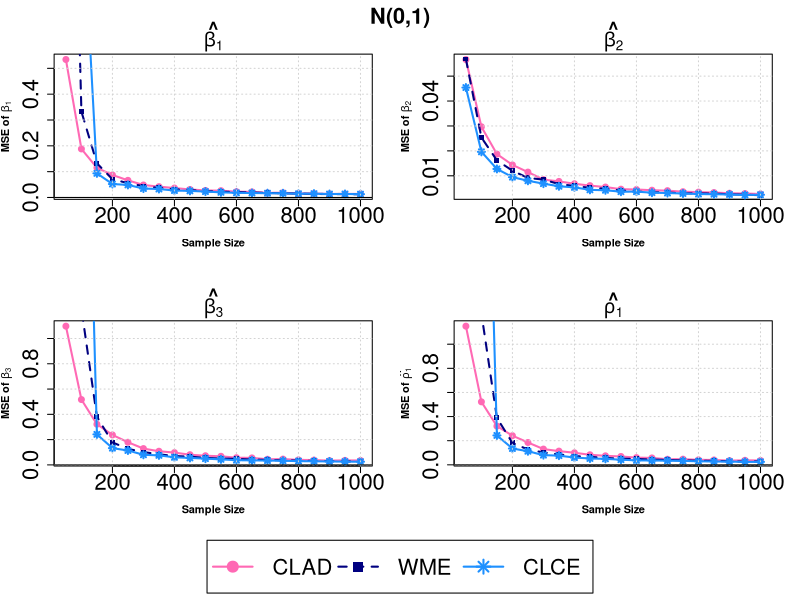
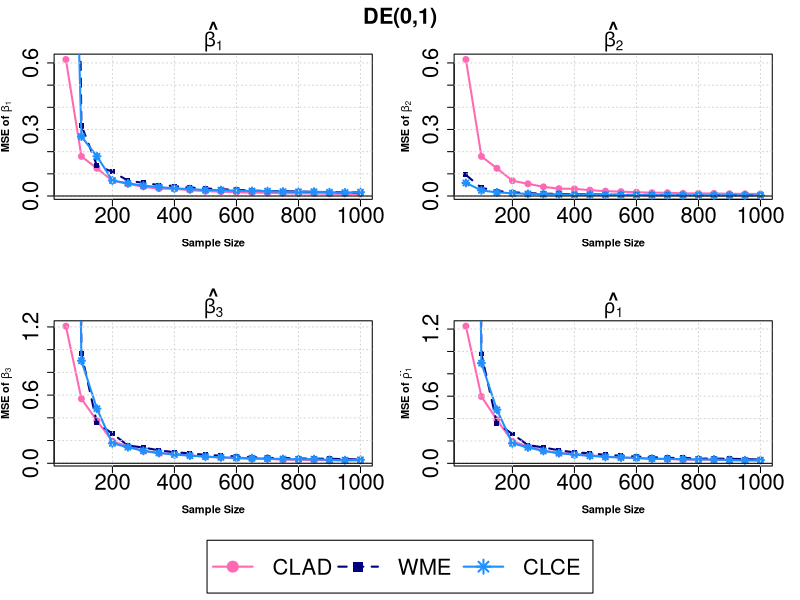
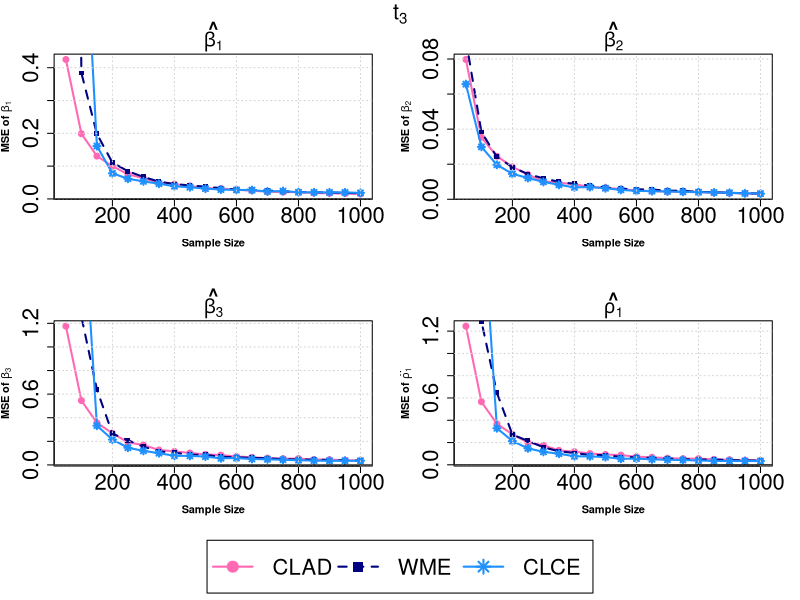
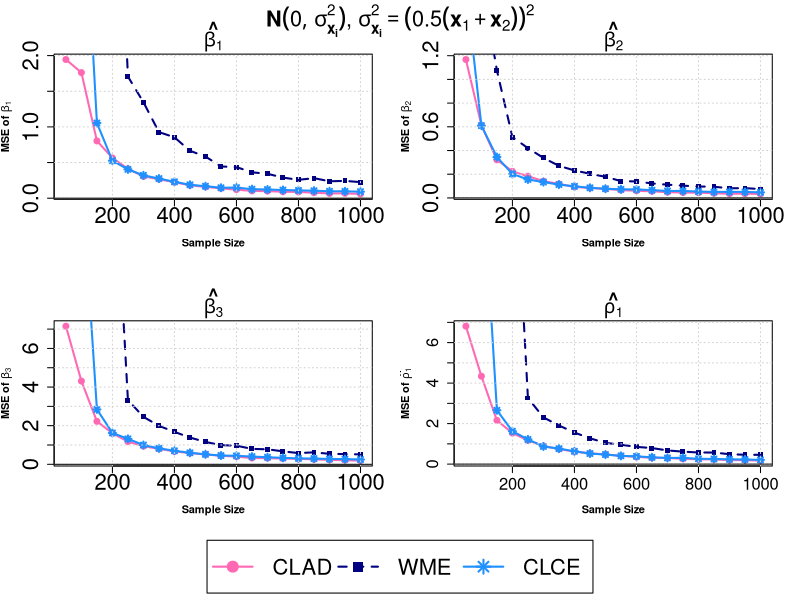

Write R code to recreate these figures, in order.
##### Plot for paper-1 for MSE in case of N(0,1)
####parameter for beta{1}
s_size<-seq(50,1000,50)
MSE_c1<-c(0.53422418, 0.18796543, 0.11490246, 0.08702980, 0.06635697, 0.04829900, 0.04193374,0.03647833, 0.03103689, 0.02720531, 
          0.02634389, 0.02247679, 0.02163619, 0.01781813,0.01847049, 0.01526510, 0.01530239, 0.01358006, 0.01388947, 0.01378735)

MSE_h1<-c(2.58241669, 0.33254709, 0.13232949, 0.07069747, 0.05556929, 0.04372783, 0.03701784, 0.03179873, 0.02882116, 0.02462287, 
          0.02262632, 0.02085342, 0.01942516, 0.01763014,0.01598776, 0.01522260, 0.01371372, 0.01319454, 0.01317679, 0.01226784)

MSE1<-c(2.57972822, 1.20961727, 0.09342537, 0.05206915, 0.04862719, 0.03464750, 0.03270336,0.02682941, 0.02557054, 0.02286136, 
        0.01990847, 0.01794131, 0.01723930, 0.01652965,0.01620363, 0.01440211, 0.01478042, 0.01330762, 0.01352338, 0.01283640)

####parameter for beta{2}

MSE_c2<-c(0.056672648, 0.029665919, 0.018706184, 0.014357718, 0.011478120, 0.008461756,0.007749771, 0.006797797, 0.006050629, 0.005474534, 
          0.004624178, 0.004492091, 0.004208351, 0.004031772, 0.003611813, 0.003437074, 0.003272088, 0.002995495, 0.002873546, 0.002701663)

MSE_h2<-c(0.056868474, 0.025364510, 0.016192589, 0.012042972, 0.009136280, 0.008475867,0.006674426, 0.005909583, 0.005176325, 0.004811634, 
          0.004158988, 0.003675066,0.003393572, 0.003307742, 0.002941949, 0.002928241, 0.002875923, 0.002555360,0.002421301, 0.002205662)

MSE2<-c(0.045412894, 0.019621109, 0.012749632, 0.009462727, 0.007994525, 0.006848496, 0.005786441, 0.005356290, 0.004358423, 0.004190701, 
        0.003621664, 0.003636529, 0.003224204, 0.003078344, 0.002892647, 0.002673714, 0.002596849, 0.002499809,0.002289466, 0.002381544)

####parameter for beta{3}

MSE_c3<-c(1.09759011, 0.51691741, 0.32184924, 0.23701532, 0.17904268, 0.12907217, 0.10803149,0.09719974, 0.08052781, 0.07230987, 
          0.06803853, 0.05691956, 0.05530532, 0.04476139,0.04597707, 0.03972995, 0.03803952, 0.03366438, 0.03583825, 0.03470428)

MSE_h3<-c(13.86396073,  1.23650004,  0.38140885,  0.17808720,  0.12659243,  0.10181695,0.08367910, 0.07004946,  0.06522109,  0.05544659,  
          0.05009400,  0.04743793,0.04245174,  0.03907189,  0.03605692,  0.03419162,  0.03106738,  0.02927702,0.02670132, 0.02804145)

MSE3<-c(9.122254409,  4.84779347,  0.24150451,  0.13258821,  0.11391158,  0.07997550,0.07528175,  0.06007730,  0.05499736,  0.04953410,  
        0.04369167,  0.03718283,0.03570783, 0.03421479,  0.03271323,  0.02969645,  0.02840883,  0.02718598,0.02583118, 0.02524414)


####parameter for rho[1]

MSE_rho1<-c(1.14956020, 0.52221620, 0.32087632, 0.24160114, 0.18509067, 0.13050509, 0.11372069,0.09996743, 0.08333837, 0.07457852, 
            0.06920423, 0.05991891, 0.05712722, 0.04623906, 0.04706512, 0.04141461, 0.04033975, 0.03472661, 0.03749510, 0.03587740)

MSE_rho2<-c(13.99978931,  1.25544883,  0.38959854,  0.18127431,  0.12707814,  0.10280657,0.08620137,  0.07241430,  0.06625366,  0.05714130,  
            0.05070992,  0.04864782, 0.04343540,  0.04051438,  0.03662931,  0.03462398, 0.03219231,  0.02937135,0.02646147,  0.02880885)

MSE_rho3<-c(9.095233109,  4.83702675,  0.24377841,  0.13529036,  0.11261727,  0.08038809,0.07627290,  0.06026525,  0.05268210,  0.04951117,  
            0.04248665,  0.03691321,0.03581552,  0.03442529, 0.03231353,  0.02931718,  0.02757355,  0.02678296,0.02421908,  0.02458941)

##### Plot for paper-1 for MSE in case of laplace
####parameter for beta 1

MSE_c1_d<-c(0.615553568, 0.178697400, 0.124907747, 0.068943844, 0.055090543, 0.041276984,0.033305760, 0.032329382, 0.026373218, 0.021861387, 
            0.019632907, 0.017156323,0.014856782, 0.014913046, 0.012174583, 0.011665179, 0.011766076, 0.010013218,0.009881292, 0.009229923)

MSE_h1_d<-c(5.86539119, 0.31871630, 0.13771781, 0.10885601, 0.06969051, 0.05923209, 0.04976211,0.04504697, 0.03819544, 0.03403845, 
            0.03069775, 0.02794476, 0.02478309, 0.02238842,0.02194625, 0.02045692, 0.01850090, 0.01814390, 0.01659735, 0.01586119)

MSE1_d<-c(2.88562079, 0.26816876, 0.17918084, 0.07006928, 0.05722232, 0.04675417, 0.04002332,0.03479344, 0.03120841, 0.02708985, 
          0.02662447, 0.02423500, 0.02260163, 0.02187788,0.01983046, 0.01873106, 0.01937021, 0.01675310, 0.01561833, 0.01725088)

####parameter for beta 2

MSE_c2_d<-c(0.615553568, 0.178697400, 0.124907747, 0.068943844, 0.055090543, 0.041276984,0.033305760, 0.032329382, 0.026373218, 0.021861387, 
            0.019632907, 0.017156323,0.014856782, 0.014913046, 0.012174583, 0.011665179, 0.011766076, 0.010013218,0.009881292, 0.009229923)

MSE_h2_d<-c(0.094868158, 0.036973093, 0.022644800, 0.017138920, 0.012986765, 0.010744449,0.009340308, 0.007884292, 0.007283171, 0.006308484, 
            0.005610497, 0.005223455,0.004775186, 0.004755911, 0.004348491, 0.003804422, 0.003724638, 0.003679239,0.003253444, 0.003102857)

MSE2_d<-c(0.058969137, 0.025401354, 0.016311632, 0.012504075, 0.009698468, 0.008258120,0.007156525, 0.006226904, 0.005630521, 0.005326878, 
          0.004845466, 0.004787706,0.004006366, 0.003965622, 0.003516666, 0.003342052, 0.003152584, 0.003034164,0.002851055, 0.003029477)

####parameter for beta 3

MSE_c3_d<-c(1.20660745, 0.56761549, 0.37495474, 0.19421621, 0.14837964, 0.10813428, 0.08804370,0.08543424, 0.07069534, 0.05723838, 
            0.05108829, 0.04326724, 0.03794259, 0.03804887,0.03189489, 0.02992819, 0.02930211, 0.02634299, 0.02577110, 0.02334095)

MSE_h3_d<-c(20.35194996,  0.96661924,  0.35469758,  0.26123174,  0.15633397,  0.13850334, 0.11408719,  0.09753530,  0.08743601,  0.07394390,  
            0.06737557,  0.06049393,0.05487029,  0.04720957,  0.04666109,  0.04201322,  0.04133867,  0.03951139,0.03666819,  0.03360503)

MSE3_d<-c(11.32780684,  0.90236417,  0.48086275,  0.17554525,  0.14187079,  0.10964313,0.09122196,  0.07673938,  0.06721353,  0.05861105,  
          0.05235956,  0.04889078,0.04460268,  0.04162279,  0.03781625,  0.03554622,  0.03631147,  0.02966703,0.02717744,  0.03032014)

####parameter for rho[1]

MSE_rho1_d<-c(1.22579064, 0.59724597, 0.38946762, 0.19602298, 0.15284678, 0.11391185, 0.09102287,0.08597170, 0.07303648, 0.05989620, 
              0.05313891, 0.04505203, 0.03939821, 0.03905785,0.03285383, 0.03157776, 0.03086988, 0.02831322, 0.02688747, 0.02409865)

MSE_rho2_d<-c(20.36532249,  0.97968295,  0.35678979,  0.26216308,  0.16363982,  0.14184104,0.11634186,  0.09817608,  0.08978946,  0.07563172,  
     0.06863552,  0.06076915,0.05617140,  0.04815756,  0.04869551,  0.04202034,  0.04247957,  0.04073797,0.03753961,  0.03398304)

MSE_rho3_d<-c(11.25292169,  0.89553032,  0.47906067,  0.17846899,  0.14220188, 0.11055501,0.09061390,  0.07725973,  0.06687628,  0.05718982,  
             0.05207348, 0.04919687,0.04186464,  0.03948884,  0.03735846,  0.03476767,  0.03470667,  0.02913541,0.02691338, 0.02847245)

##### Plot for paper-1 for MSE in case of t_{3}

##parameter beta1

MSE_c1_t<-c(0.42501101, 0.19872571, 0.13052851, 0.09997806, 0.07504971, 0.06305208, 0.04877984,0.04532312, 0.03975014, 0.03297544, 
            0.03199032, 0.02804336, 0.02504797, 0.02228275,0.02098845, 0.02078079, 0.01803264, 0.01724889, 0.01646226, 0.01516746)

MSE_h1_t<-c(3.93490383, 0.38382196, 0.19820785, 0.11071712, 0.08455776, 0.06705280, 0.05281307,0.04552005,0.04097271, 0.03747777, 
            0.03285012, 0.02863764, 0.02784645, 0.02556434,0.02369540, 0.02090155, 0.02032048, 0.01964999, 0.01834793, 0.01752346)

MSE1_t<-c(9.91260906, 1.05208252, 0.16104874, 0.07806337, 0.06152454, 0.05360486, 0.04635603,0.03868851, 0.03572326, 0.03150537, 
          0.02860186, 0.02753646, 0.02705778, 0.02269981,0.02402782, 0.02045245, 0.02019072, 0.01999446, 0.01991675, 0.01845772)
##parameter beta2


MSE_c2_t<-c(0.079721759, 0.035344538, 0.024530167, 0.018526814, 0.014100898, 0.010245942,0.009410598, 0.008517901, 0.007056800, 0.006569650, 
            0.005852939, 0.004982374,0.004619651, 0.004500647, 0.004201182, 0.004220974, 0.003632533, 0.003551767,0.003333866, 0.003027420)

MSE_h2_t<-c(0.090955903, 0.038358489, 0.024153077, 0.018311893, 0.014347369, 0.011941246,0.009935336, 0.008800784, 0.007861624, 0.006790044, 
            0.006034858, 0.005695184,0.005517569, 0.004928724, 0.004850142, 0.004180872, 0.004068081, 0.003754243,0.003400734, 0.003290274)

MSE2_t<-c(0.065666194, 0.029894313, 0.019644615, 0.014478899, 0.012123283, 0.009932258,0.008239170, 0.006791427, 0.006960731, 0.006282151, 
          0.005367321, 0.004783607,0.004643921, 0.004420060, 0.004240542, 0.004039214, 0.003872131, 0.003694131,0.003369413,0.003234320)

##parameter beta3


MSE_c3_t<-c(1.17613115, 0.54551787, 0.35673118, 0.26821059, 0.19145368, 0.16869151, 0.12710469,0.11488467, 0.10145750, 0.08907269, 
            0.08386069, 0.07119394, 0.06490217, 0.05811982,0.05335476, 0.05345342, 0.04648513, 0.04498538, 0.04040081, 0.03653218)

MSE_h3_t<-c(15.79084452,  1.25536742,  0.63902274,  0.26493476,  0.20995555,  0.15408688,0.11547431,  0.10367854,  0.08670643,  0.08561007,  
            0.06871802,  0.06500426,0.05953061,  0.05666929,  0.04902889 , 0.04588016,  0.04560586,  0.04180115,0.03894364 , 0.03698269)

MSE3_t<-c(26.95635741,  2.42722430,  0.33259164,  0.21486832,  0.14581436 , 0.11943385,0.09963215,  0.07775781,  0.07685639,  0.07097305,  
          0.05647825,  0.05815299,  0.05058617,  0.04762580,  0.04343613,  0.04031969,  0.03645085,  0.03553221, 0.03563369, 0.03521779)

##parameter rho[1]

MSE_rho1_t<-c(1.24474698, 0.56588024, 0.36734884, 0.27374295, 0.19991361, 0.17442695, 0.12989911,0.11843090, 0.10137264, 0.09261323, 
              0.08704993, 0.07279982, 0.06811807, 0.05948887,0.05542922, 0.05495759, 0.04910405, 0.04533179, 0.04105150, 0.03746441)
MSE_rho2_t<-c(15.74634732,  1.28947043,  0.64576070,  0.27073111,  0.21471762 , 0.15739139,0.12088584,  0.10618227,  0.08722493,  0.08815354,  
              0.06992571 , 0.06798930,0.06110678 , 0.05735653,  0.05058997,  0.04666087,  0.04734043,  0.04236611,0.03959574,  0.03815836)

MSE_rho3_t<-c(27.04489217,  2.44305574,  0.32854744,  0.21321119 , 0.14746010,  0.11664329,0.09956624 , 0.07641139,  0.07573089,  0.06880793 , 
             0.05440025,  0.05572941, 0.04884865,  0.04535820,  0.04272614 , 0.03878695 , 0.03480406 , 0.03441442, 0.03396401 , 0.03373680)

##### Plot for paper-1 for MSE in case of hetrocedastic error

##parameter beta1

MSE_c1_h<-c(1.94551317, 1.76153072, 0.80323942, 0.56474242, 0.41164337, 0.30550320 ,0.26618170,0.22388833, 0.18106661, 0.15835970, 
            0.13766007, 0.12026822, 0.10228220, 0.09831134, 0.09039394, 0.08765309, 0.07686381, 0.06666843, 0.06781754 ,0.05914297)

MSE_h1_h<-c(75.3349611, 20.0792984,  6.1312836,  6.5017489,  1.7064067,  1.3464431,  0.9270001,0.8543408,  0.6646637,  0.5843068,  
            0.4450589,  0.4360592,  0.3628129,  0.3422486,0.2887970,  0.2574362,  0.2811986 , 0.2369129,  0.2428522 , 0.2252328)

MSE1_h<-c(53.33461557,  5.02105574,  1.05514918,  0.52576462,  0.40416040,  0.32046915,0.27543206,  0.22962229,  0.18846557,  0.16801778,  
          0.14663762,  0.14830119,0.12664903,  0.12138881,  0.11466439,  0.10885436,  0.10482077,  0.09703012,0.09597205,  0.09125781)


##parameter beta2

MSE_c2_h<-c(1.16799163, 0.61285403, 0.32152498 ,0.22403566, 0.18337522, 0.14147240, 0.11837168,0.09307983 ,0.08376518, 0.07595713, 
            0.06589343, 0.06034605, 0.05577298, 0.04828337,0.04527965, 0.04414279, 0.03935527 ,0.03510810 ,0.03575044 ,0.03335252)
MSE_h2_h<-c(6.01785272, 1.85277670, 1.07504260, 0.51376051, 0.42003741 ,0.33777474, 0.27079035,0.23190445, 0.20361201, 0.17824026, 
            0.14211884, 0.13889743 ,0.12221193, 0.11167141,0.10353407, 0.09641661, 0.09442479, 0.08123609 ,0.08263369 ,0.07469692)
MSE2_h<-c(1.78140508, 0.61007091, 0.34487226, 0.20202232, 0.15557432, 0.13354812, 0.11244607,0.09781030, 0.08549650, 0.07759884,
          0.07257407, 0.07148392, 0.06544374, 0.05882615,0.05892212, 0.05385190, 0.05045388, 0.05101194, 0.05054017, 0.04699394)

##parameter beta3

MSE_c3_h<-c(7.15244978,  4.3088797,  2.2244243,  1.6086518 , 1.1725049,  0.9391616,  0.8014887,0.6675617,  0.5818867,  0.5081843, 
            0.4430094,  0.3979105,  0.3258480,  0.3184799,0.2979852,  0.2828240,  0.2558171,  0.2301212,  0.2135569,  0.1904878)
MSE_h3_h<-c(184.6647660 , 44.1043482,   8.1836697,  17.8210002,   3.3250496,   2.4577901,1.9911616 ,  1.6799920,   1.3863543,   1.1576786,   
            0.9940511,   0.9644980,0.7984510,   0.7773062,   0.6719051 ,  0.5806783,   0.6198694,   0.5430519,0.5288492,   0.5140530)
MSE3_h<-c(123.2325834,  15.1647879,   2.8420844 ,  1.6232082,   1.3177866,   0.9973974, 0.8281218,   0.7007390,   0.5968025,   0.5177201,   
          0.4547013,   0.4413726,   0.4007129,   0.3658947,   0.3350715,   0.3059357 ,  0.2989658,   0.2765468,  0.2717126,   0.2482944)


##parameter rho[1]

MSE_rho1_h<-c(6.81239205,  4.3402942,  2.1588249,  1.5331263,  1.1700276,  0.8936119,  0.7413392,0.6172918,  0.5302925,  0.4822812,  
              0.4060306,  0.3582418,  0.3114977,  0.3040985,0.2610331,  0.2377237,  0.2319444,  0.1976496,  0.1942097,  0.1714677)

MSE_rho2_h<-c(176.3563936,  41.8283164,   8.4138949,  17.5261315,   3.2639048,   2.3073482,1.9053971,   1.5598553,  1.2728603,   1.0513688,   
              0.9553606,   0.8516182, 0.7918612 ,  0.6761200 ,  0.6152214,   0.5731625 ,  0.5711545,   0.4890668, 0.4615789 ,  0.4585740)

MSE_rho3_h<-c(123.1875355,  15.2469201,   2.6595331,   1.6222782,   1.2208139,   0.8711375,0.7645319,   0.6337023,   0.5216392 ,  0.4699744,   
             0.4063001 ,  0.3835083,0.3349349,   0.3052050,   0.3094422,   0.2627270,   0.2543457 ,  0.2360319,0.2287737,   0.2057975)


#### ploting

# Set the desired folder path
folder_path <- "C:/Users/DELL/Downloads/paper-1 code/paper-1 code"  # Replace with your actual folder path

# Create the full file path for the PDF
pdf_file <- file.path(folder_path, "N(0,1)_.pdf")

# Open the PDF device
pdf(pdf_file, width = 8, height = 10)

# Define layout: 4 plots in a 2x2 grid with an additional row for the legend
layout(matrix(c(1, 2,3, 4,5, 5), nrow = 3, byrow = TRUE), heights = c(4, 4, 1))

##################plot for N(0,1)
# Plot 1
par(cex.axis = 2, cex.lab = 1)
plot(s_size, MSE_c1,type = "o", pch=19,lty=1,lwd = 2 ,col= "hotpink"  , xlab = expression(bold("Sample Size"))  ,ylab = expression(bold("MSE of") ~ bold(hat(beta[1]))),font.lab=2)
lines(s_size, MSE_h1, col= "navyblue" ,type="o",pch=15,lty=2,lwd = 2)
lines(s_size, MSE1, col=  "dodgerblue",type="o",pch=8,lty=1,lwd = 2)
grid()
abline(h=0,col="black")

# Add the "beta[1]" text annotation above 
mtext(expression(bold(hat(beta[1]))), side = 3, line = 0, cex = 1.15, font = 2)

# Plot 2
par(cex.axis = 2, cex.lab = 1)
plot(s_size, MSE_c2,type = "o", pch=19,lty=1,lwd = 2, ,col= "hotpink"  , xlab = expression(bold("Sample Size")) ,ylab = expression(bold("MSE of") ~ bold(hat(beta[2]))),font.lab=2)
lines(s_size, MSE_h2, col= "navyblue" ,type="o",pch=15,lty=2,lwd = 2)
lines(s_size, MSE2, col=  "dodgerblue",type="o",pch=8,lty=1,lwd = 2)
grid()
abline(h=0,col="black")

# Add the "beta[2]" text annotation above 
mtext(expression(bold(hat(beta[2]))), side = 3, line = 0, cex = 1.15, font = 2)

# Plot 3
par(cex.axis = 2, cex.lab = 1)
plot(s_size, MSE_c3,type = "o", pch=19,lty=1,lwd = 2, ,col= "hotpink"  , xlab = expression(bold("Sample Size")) ,ylab = expression(bold("MSE of") ~ bold(hat(beta[3]))),font.lab=2)
lines(s_size, MSE_h3, col= "navyblue" ,type="o",pch=15,lty=2,lwd = 2)
lines(s_size, MSE3, col=  "dodgerblue",type="o",pch=8,lty=1,lwd = 2)
grid()
abline(h=0,col="black")

# Add the "beta[3]" text annotation above 
mtext(expression(bold(hat(beta[3]))), side = 3, line = 0, cex = 1.15, font = 2)

# Plot 4
par(cex.axis = 2, cex.lab = 1)
plot(s_size, MSE_rho1,type = "o", pch=19,lty=1,lwd = 2, ,col= "hotpink"  , xlab = expression(bold("Sample Size")),ylab = expression(bold("MSE of") ~ bold(hat(rho[1]))),font.lab=2)
lines(s_size, MSE_rho2, col= "navyblue" ,type="o",pch=15,lty=2,lwd = 2)
lines(s_size, MSE_rho3, col=  "dodgerblue",type="o",pch=8,lty=1,lwd = 2)
grid()
abline(h=0,col="black")

# Add the "rho" text annotation above 
mtext(expression(bold(hat(rho[1]))), side = 3, line = 0, cex = 1.15, font = 2)

# Add main title for the first row
mtext("N(0,1)", side = 3, outer = TRUE,line = -2, cex = 1.3, font = 2)

# Combined Legend (centered)
par(mar = c(0, 0, 0, 0))
plot.new()
legend("center", legend = c("CLAD", "WME", "CLCE"),
       col = c("hotpink", "navyblue", "dodgerblue"), 
       lty = c(1, 2, 1), lwd = c(2, 2, 2), pch = c(19, 15, 8), 
       cex = 2.0, horiz = TRUE)

# Close the PDF device
dev.off()

##### Laplace distribution
# Set the desired folder path
folder_path <- "C:/Users/DELL/Downloads/paper-1 code/paper-1 code"  # Replace with your actual folder path

# Create the full file path for the PDF
pdf_file <- file.path(folder_path, "DE(0,1)_.pdf")

# Open the PDF device
pdf(pdf_file, width = 8, height = 10)

# Define layout: 4 plots in a 2x2 grid with an additional row for the legend
layout(matrix(c(1, 2,3, 4,5, 5), nrow = 3, byrow = TRUE), heights = c(4, 4, 1))


##################plot for DE(0,1)
par(cex.axis = 2, cex.lab = 1)
plot(s_size, MSE_c1_d,type = "o", pch=19,lty=1,lwd = 2, ,col= "hotpink"  , xlab = expression(bold("Sample Size")),ylab = expression(bold("MSE of") ~ bold(hat(beta[1]))),font.lab =2)
lines(s_size, MSE_h1_d, col= "navyblue" ,type="o",pch=15,lty=2,lwd = 2)
lines(s_size, MSE1_d, col=  "dodgerblue",type="o",pch=8,lty=1,lwd = 2)
grid()
abline(h=0,col="black")

# Add the "beta[1]" text annotation above 
mtext(expression(bold(hat(beta[1]))), side = 3, line = 0, cex = 1.15, font = 2)

# Plot 2
par(cex.axis = 2, cex.lab = 1)
plot(s_size, MSE_c2_d,type = "o", pch=19,lty=1,lwd = 2, ,col= "hotpink"  ,xlab = expression(bold("Sample Size")) ,ylab = expression(bold("MSE of") ~ bold(hat(beta[2]))),font.lab=2)
lines(s_size, MSE_h2_d, col= "navyblue" ,type="o",pch=15,lty=2,lwd = 2)
lines(s_size, MSE2_d, col=  "dodgerblue",type="o",pch=8,lty=1,lwd = 2)
grid()
abline(h=0,col="black")

# Add the "beta[2]" text annotation above 
mtext(expression(bold(hat(beta[2]))), side = 3, line = 0, cex = 1.15, font = 2)

# Plot 3
par(cex.axis = 2, cex.lab = 1)
plot(s_size, MSE_c3_d,type = "o", pch=19,lty=1,lwd = 2, ,col= "hotpink"  ,xlab = expression(bold("Sample Size")) ,ylab = expression(bold("MSE of") ~ bold(hat(beta[3]))),font.lab=2)
lines(s_size, MSE_h3_d, col= "navyblue" ,type="o",pch=15,lty=2,lwd = 2)
lines(s_size, MSE3_d, col=  "dodgerblue",type="o",pch=8,lty=1,lwd = 2)
grid()
abline(h=0,col="black")

# Add the "beta[3]" text annotation above 
mtext(expression(bold(hat(beta[3]))), side = 3, line = 0, cex = 1.15, font = 2)

# Plot 4
par(cex.axis = 2, cex.lab = 1)
plot(s_size, MSE_rho1_d,type = "o", pch=19,lty=1,lwd = 2, ,col= "hotpink"  , xlab = expression(bold("Sample Size")) ,ylab = expression(bold("MSE of") ~ bold(hat(rho[1]))),font.lab=2)
lines(s_size, MSE_rho2_d, col= "navyblue" ,type="o",pch=15,lty=2,lwd = 2)
lines(s_size, MSE_rho3_d, col=  "dodgerblue",type="o",pch=8,lty=1,lwd = 2)
grid()
abline(h=0,col="black")

# Add the "rho" text annotation above 
mtext(expression(bold(hat(rho[1]))), side = 3, line = 0, cex = 1.15, font = 2)


# Add main title for the first row
mtext("DE(0,1)", side = 3, outer = TRUE, line = -2, cex = 1.3, font = 2)

# Combined Legend (centered)
par(mar = c(0, 0, 0, 0))
plot.new()
legend("center", legend = c("CLAD", "WME", "CLCE"),
       col = c("hotpink", "navyblue", "dodgerblue"), 
       lty = c(1, 2, 1), lwd = c(2, 2, 2), pch = c(19, 15, 8), 
       cex = 2.0, horiz = TRUE)

# Close the PDF device
dev.off()

##################plot for t_{3}
# Set the desired folder path
folder_path <- "C:/Users/DELL/Downloads/paper-1 code/paper-1 code"  # Replace with your actual folder path

# Create the full file path for the PDF
pdf_file <- file.path(folder_path, "t_{3}_.pdf")

# Open the PDF device
pdf(pdf_file, width = 8, height = 10)

# Define layout: 4 plots in a 2x2 grid with an additional row for the legend
layout(matrix(c(1, 2,3, 4,5, 5), nrow = 3, byrow = TRUE), heights = c(4, 4, 1))

par(cex.axis = 2, cex.lab = 1)
plot(s_size, MSE_c1_t,type = "o", pch=19,lty=1,lwd = 2, ,col= "hotpink"  , xlab = expression(bold("Sample Size")) ,ylab = expression(bold("MSE of") ~ bold(hat(beta[1]))),font.lab=2)
lines(s_size, MSE_h1_t, col= "navyblue" ,type="o",pch=15,lty=2,lwd = 2)
lines(s_size, MSE1_t, col=  "dodgerblue",type="o",pch=8,lty=1,lwd = 2)
grid()
abline(h=0,col="black")

# Add the "beta[1]" text annotation above 
mtext(expression(bold(hat(beta[1]))), side = 3, line = 0, cex = 1.15, font = 2)


# Plot 2
par(cex.axis = 2, cex.lab = 1)
plot(s_size, MSE_c2_t,type = "o", pch=19,lty=1,lwd = 2 ,col= "hotpink"  , xlab = expression(bold("Sample Size")),ylab = expression(bold("MSE of") ~ bold(hat(beta[2]))),font.lab=2)
lines(s_size, MSE_h2_t, col= "navyblue" ,type="o",pch=15,lty=2,lwd = 2)
lines(s_size, MSE2_t, col=  "dodgerblue",type="o",pch=8,lty=1,lwd = 2)
grid()
abline(h=0,col="black")

# Add the "beta[2]" text annotation above 
mtext(expression(bold(hat(beta[2]))), side = 3, line = 0, cex = 1.15, font = 2)


# Plot 3
par(cex.axis = 2, cex.lab = 1)
plot(s_size, MSE_c3_t,type = "o", pch=19,lty=1,lwd = 2 ,col= "hotpink"  , xlab = expression(bold("Sample Size"))         
     ,ylab = expression(bold("MSE of") ~ bold(hat(beta[3]))),font.lab=2)
lines(s_size, MSE_h3_t, col= "navyblue" ,type="o",pch=15,lty=2,lwd = 2)
lines(s_size, MSE3_t, col=  "dodgerblue",type="o",pch=8,lty=1,lwd = 2)
grid()
abline(h=0,col="black")

# Add the "beta[3]" text annotation above 
mtext(expression(bold(hat(beta[3]))), side = 3, line = 0, cex = 1.15, font = 2)


# Plot 4
par(cex.axis = 2, cex.lab = 1)
plot(s_size, MSE_rho1_t,type = "o", pch=19,lty=1,lwd = 2 ,col= "hotpink"  ,xlab = expression(bold("Sample Size")),ylab = expression(bold("MSE of") ~ bold(hat(rho[1]))),font.lab=2)
lines(s_size, MSE_rho2_t, col= "navyblue" ,type="o",pch=15,lty=2,lwd = 2)
lines(s_size, MSE_rho3_t, col=  "dodgerblue",type="o",pch=8,lty=1,lwd = 2)
grid()
abline(h=0,col="black")

# Add the "rho" text annotation above 
mtext(expression(bold(hat(rho[1]))), side = 3, line = 0, cex = 1.15, font = 2)


# Add main title for the first row
mtext(expression(t[3]), side = 3, outer = TRUE, line = -2, cex = 1.3, font = 2)

# Combined Legend (centered)
par(mar = c(0, 0, 0, 0))
plot.new()
legend("center", legend = c("CLAD", "WME", "CLCE"),
       col = c("hotpink", "navyblue", "dodgerblue"), 
       lty = c(1, 2, 1), lwd = c(2, 2, 2), pch = c(19, 15, 8), 
       cex = 2.0, horiz = TRUE)

# Close the PDF device
dev.off()



##################plot for Hetrocedastic error

# Set the desired folder path
folder_path <- "C:/Users/DELL/Downloads/paper-1 code/paper-1 code"  # Replace with your actual folder path

# Create the full file path for the PDF
pdf_file <- file.path(folder_path, "het_.pdf")

# Open the PDF device
pdf(pdf_file, width = 8, height = 10)

# Define layout: 4 plots in a 2x2 grid with an additional row for the legend
layout(matrix(c(1, 2,3, 4,5, 5), nrow = 3, byrow = TRUE), heights = c(4, 4, 1))


par(cex.axis = 2, cex.lab = 1)
plot(s_size, MSE_c1_h,type = "o", pch=19,lty=1,lwd = 2 ,col= "hotpink"  , xlab = expression(bold("Sample Size"))
     ,ylab = expression(bold("MSE of") ~ bold(hat(beta[1]))),font.lab=2)
lines(s_size, MSE_h1_h, col= "navyblue" ,type="o",pch=15,lty=2,lwd = 2)
lines(s_size, MSE1_h, col=  "dodgerblue",type="o",pch=8,lty=1,lwd = 2)
grid()
abline(h=0,col="black")

# Add the "beta[1]" text annotation above 
mtext(expression(bold(hat(beta[1]))), side = 3, line = 0, cex = 1.15, font = 2)



# Plot 2
par(cex.axis = 2, cex.lab = 1)
plot(s_size, MSE_c2_h,type = "o", pch=19,lty=1,lwd = 2 ,col= "hotpink"  , xlab = expression(bold("Sample Size"))
     ,ylab = expression(bold("MSE of") ~ bold(hat(beta[2]))),font.lab=2)
lines(s_size, MSE_h2_h, col= "navyblue" ,type="o",pch=15,lty=2,lwd = 2)
lines(s_size, MSE2_h, col=  "dodgerblue",type="o",pch=8,lty=1,lwd = 2)
grid()
abline(h=0,col="black")

# Add the "beta[2]" text annotation above 
mtext(expression(bold(hat(beta[2]))), side = 3, line = 0, cex = 1.15, font = 2)


# Plot 3
par(cex.axis = 2, cex.lab = 1)
plot(s_size, MSE_c3_h,type = "o", pch=19,lty=1,lwd = 2 ,col= "hotpink"  , xlab = expression(bold("Sample Size"))
     ,ylab = expression(bold("MSE of") ~ bold(hat(beta[3]))),font.lab=2)
lines(s_size, MSE_h3_h, col= "navyblue" ,type="o",pch=15,lty=2,lwd = 2)
lines(s_size, MSE3_h, col=  "dodgerblue",type="o",pch=8,lty=1,lwd = 2)
grid()
abline(h=0,col="black")

# Add the "beta[3]" text annotation above 
mtext(expression(bold(hat(beta[3]))), side = 3, line = 0, cex = 1.15, font = 2)


# Plot 4
par(cex.axis = 1.5, cex.lab = 1)
plot(s_size, MSE_rho1_h,type = "o", pch=19,lty=1,lwd = 2, ,col= "hotpink"  , xlab = expression(bold("Sample Size"))
     ,ylab = expression(bold("MSE of") ~ bold(hat(rho[1]))),font.lab=2)
lines(s_size, MSE_rho2_h, col= "navyblue" ,type="o",pch=15,lty=2,lwd = 2)
lines(s_size, MSE_rho3_h, col=  "dodgerblue",type="o",pch=8,lty=1,lwd = 2)
grid()
abline(h=0,col="black")

# Add the "rho" text annotation above 
mtext(expression(bold(hat(rho[1]))), side = 3, line = 0, cex = 1.15, font = 2)


# Add main title for the first row
mtext( expression(bold(N(0, sigma[x[i]]^2)) * ", " * 
                    bold(sigma[x[i]]^2 == (0.5 * (x[1] + x[2]))^2)), side = 3, outer = TRUE, line = -3, cex = 1.3, font = 2)


# Combined Legend
par(mar = c(0, 0, 0, 0))  # Set margins to zero for the legend plot
plot.new()  # Initialize a blank plot for the legend
legend("center", legend = c("CLAD", "WME", "CLCE"),
       col = c("hotpink", "navyblue", "dodgerblue"), lty = c(1, 2, 1),lwd = c(2,2,2),pch = c(19, 15, 8), cex =
         2.0, horiz = TRUE)

# Close the PDF device
dev.off()


